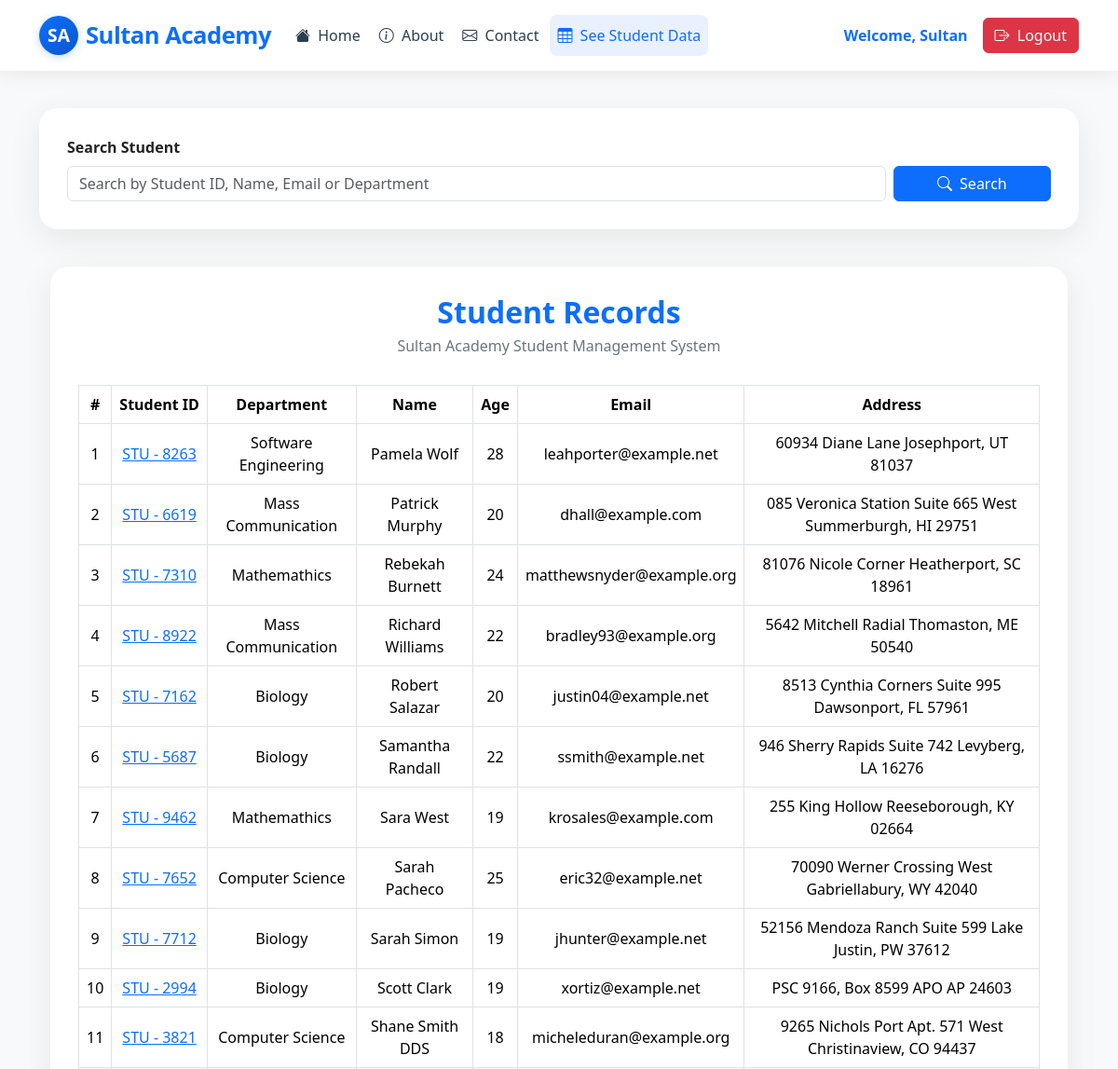
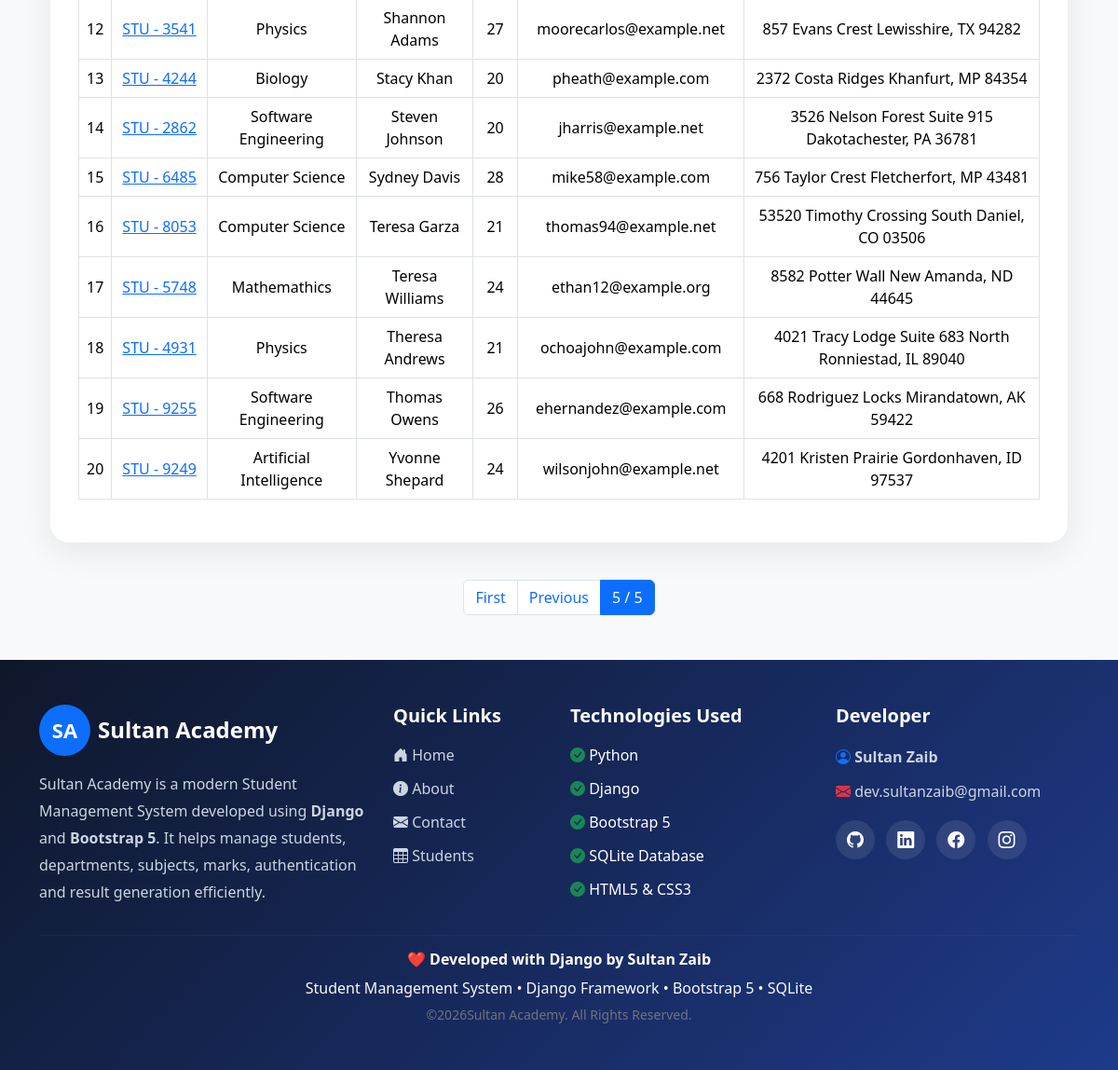
/student_view/?page=5 (signed in), run on the app's committed database (2 pictures, top to bottom).
### student/models.py (models this page shows, shortened)
class Student(models.Model):
    user = models.ForeignKey(User, on_delete=models.SET_NULL, blank=True, null=True)
    student = models.OneToOneField(
        StudentId, related_name="studentid", on_delete=models.CASCADE
    )
    department = models.ForeignKey(
        Department, related_name="departname", on_delete=models.CASCADE
    )
    student_name = models.CharField(max_length=100)
    student_email = models.EmailField(unique=True)
    student_age = models.IntegerField(default=18)
    student_address = models.TextField()
    class Meta:
        ordering = ["student_name"]
        verbose_name = "Student"
        verbose_name_plural = "Students"
        db_table = "student_table"

class StudentId(models.Model):
    student_id = models.CharField(max_length=100)

class Department(models.Model):
    department = models.CharField(max_length=100)
    def __str__(self):
        return self.department

### student/views.py (the view, shortened to what this page needs)
# urls.py: path("student_view/", student_view, name="student_view"),
@login_required(login_url="login_page")
def student_view(request):
    queryset = Student.objects.all()
    paginator = Paginator(queryset, 20)  # Show 25 contacts per page.
    page_number = request.GET.get("page")
    page_obj = paginator.get_page(page_number)
    context = {
        "queryset": queryset,
        "page_obj": page_obj,
    }
    return render(request, "app/student_view.html", context)

### student/templates/app/student_view.html (shortened to what this page needs)
{% extends 'app/base.html' %}
{% load static %}
{% block content %}
  <div class="student-wrapper mb-4">
    <form method="GET">
      <div class="row g-2 align-items-end">
        <div class="col-md-10">
          <label class="form-label fw-bold">Search Student</label>
          <input type="text" class="form-control" name="search" placeholder="Search by Student ID, Name, Email or Department" value="{{ search }}" />
        </div>
        <div class="col-md-2 d-grid">
          <button type="submit" class="btn btn-primary">
            <i class="bi bi-search me-1"></i>
            Search
          </button>
        </div>
      </div>
    </form>
  </div>
  <div class="container">
    <div class="student-wrapper">
      <h2 class="student-title">Student Records</h2>
      <p class="student-subtitle">Sultan Academy Student Management System</p>
      <div class="table-responsive">
        <table class="table table-bordered table-hover align-middle">
          <thead>
            <tr>
              <th>#</th>
              <th>Student ID</th>
              <th>Department</th>
              <th>Name</th>
              <th>Age</th>
              <th>Email</th>
              <th>Address</th>
            </tr>
          </thead>
          <tbody>
            {% for student in page_obj %}
              <tr>
                <td>{{ forloop.counter }}</td>
                <td>
                  <a href="{% url 'student_result' student.student.student_id %}">{{ student.student.student_id }}</a>
                </td>
                <td>{{ student.department }}</td>
                <td>{{ student.student_name }}</td>
                <td>{{ student.student_age }}</td>
                <td>{{ student.student_email }}</td>
                <td>{{ student.student_address }}</td>
              </tr>
            {% empty %}
              <tr>
                <td colspan="7" class="text-center text-muted py-4">No Students Found.</td>
              </tr>
            {% endfor %}
          </tbody>
        </table>
      </div>
    </div>
  </div>
  <nav class="mt-4">
    <ul class="pagination justify-content-center">
      {% if page_obj.has_previous %}
        <li class="page-item">
          <a class="page-link" href="?page=1">First</a>
        </li>
        <li class="page-item">
          <a class="page-link" href="?page={{ page_obj.previous_page_number }}">Previous</a>
        </li>
      {% endif %}
      <li class="page-item active">
        <span class="page-link">{{ page_obj.number }} / {{ page_obj.paginator.num_pages }}</span>
      </li>
    </ul>
  </nav>
{% endblock %}

### student/templates/app/base.html (shortened to what this page needs)
{% load static %}
<!DOCTYPE html>
<html lang="en">
  <head>
    <link href="https://cdn.jsdelivr.net/npm/bootstrap@5.3.8/dist/css/bootstrap.min.css" rel="stylesheet" />
    <link rel="stylesheet" href="https://cdn.jsdelivr.net/npm/bootstrap-icons@1.11.3/font/bootstrap-icons.min.css" />
  </head>
  <body>
    <nav class="navbar navbar-expand-lg fixed-top">
      <div class="container">
        <span class="navbar-brand">
          <span class="logo-circle">SA</span>
          <span class="brand-text">Sultan Academy</span>
        </span>
        <div class="collapse navbar-collapse" id="mainNavbar">
          <ul class="navbar-nav me-auto mb-2 mb-lg-0">
            <li class="nav-item">
              <a class="nav-link {% if request.resolver_match.url_name == 'home' %}active{% endif %}" href="{% url 'home_page' %}"><i class="bi bi-house-fill me-1"></i> Home</a>
            </li>
            <li class="nav-item">
              <a class="nav-link {% if request.resolver_match.url_name == 'about' %}active{% endif %}" href="{% url 'about_page' %}"><i class="bi bi-info-circle me-1"></i> About</a>
            </li>
            <li class="nav-item">
              <a class="nav-link {% if request.resolver_match.url_name == 'contact' %}active{% endif %}" href="{% url 'contact_page' %}"><i class="bi bi-envelope me-1"></i> Contact</a>
            </li>
            <li class="nav-item">
              <a class="nav-link {% if request.resolver_match.url_name == 'student_view' %}active{% endif %}" href="{% url 'student_view' %}">
                <i class="bi bi-table me-1"></i>
                See Student Data
              </a>
            </li>
          </ul>
          <div class="d-flex gap-2 align-items-center">
            {% if user.is_authenticated %}
              <span class="me-2 fw-semibold text-primary">Welcome, {{ user.first_name }}</span>
              <a href="{% url 'logout_page' %}" class="btn btn-danger">
                <i class="bi bi-box-arrow-right me-1"></i>
                Logout
              </a>
            {% endif %}
          </div>
        </div>
      </div>
    </nav>
    <main class="container">
      {% block content %}
      {% endblock %}
    </main>
    <footer class="academy-footer mt-5">
      <div class="container py-5">
        <div class="row gy-4">
          <div class="col-lg-4 col-md-6">
            <div class="d-flex align-items-center mb-3">
              <span class="footer-logo">SA</span>
              <h4 class="mb-0 ms-2 text-white fw-bold">Sultan Academy</h4>
            </div>
            <p class="footer-text">
              Sultan Academy is a modern Student Management System developed using <strong>Django</strong> and <strong>Bootstrap 5</strong>. It helps manage students, departments, subjects, marks, authentication and result generation efficiently.
            </p>
          </div>
          <div class="col-lg-2 col-md-6">
            <h5 class="footer-title">Quick Links</h5>
            <ul class="footer-links">
              <li>
                <a href="{% url 'home_page' %}"><i class="bi bi-house-door-fill"></i> Home</a>
              </li>
              <li>
                <a href="{% url 'about_page' %}"><i class="bi bi-info-circle-fill"></i> About</a>
              </li>
              <li>
                <a href="{% url 'contact_page' %}"><i class="bi bi-envelope-fill"></i> Contact</a>
              </li>
              <li>
                <a href="{% url 'student_view' %}"><i class="bi bi-table"></i> Students</a>
              </li>
            </ul>
          </div>
          <div class="col-lg-3 col-md-6">
            <h5 class="footer-title">Technologies Used</h5>
            <ul class="footer-links">
              <li>
                <i class="bi bi-check-circle-fill text-success"></i> Python
              </li>
              <li>
                <i class="bi bi-check-circle-fill text-success"></i> Django
              </li>
              <li>
                <i class="bi bi-check-circle-fill text-success"></i> Bootstrap 5
              </li>
              <li>
                <i class="bi bi-check-circle-fill text-success"></i> SQLite Database
              </li>
              <li>
                <i class="bi bi-check-circle-fill text-success"></i> HTML5 & CSS3
              </li>
            </ul>
          </div>
          <div class="col-lg-3 col-md-6">
            <h5 class="footer-title">Developer</h5>
            <p class="footer-text mb-2">
              <i class="bi bi-person-circle text-primary"></i>
              <strong>Sultan Zaib</strong>
            </p>
            <p class="footer-text">
              <i class="bi bi-envelope-fill text-danger"></i>
              dev.sultanzaib@gmail.com
            </p>
            <div class="social-icons mt-3">
              <a href="#"><i class="bi bi-github"></i></a>
              <a href="#"><i class="bi bi-linkedin"></i></a>
              <a href="#"><i class="bi bi-facebook"></i></a>
              <a href="#"><i class="bi bi-instagram"></i></a>
            </div>
          </div>
        </div>
        <hr class="footer-line" />
        <div class="text-center">
          <h6 class="text-white fw-bold">❤️ Developed with Django by Sultan Zaib</h6>
          <p class="mb-1 text-light">Student Management System • Django Framework • Bootstrap 5 • SQLite</p>
          <small class="text-secondary">©{% now 'Y' %}Sultan Academy. All Rights Reserved.</small>
        </div>
      </div>
    </footer>
  </body>
</html>

### student/templates/app/base.html (style rules this page uses)
body { padding-top: 76px; background: #f8f9fa; font-family: 'Segoe UI', Tahoma, Geneva, Verdana, sans-serif; }
.navbar { box-shadow: 0 4px 20px rgba(0, 0, 0, 0.07); background: #ffffff !important; padding: 0.75rem 0; transition: all 0.25s ease; }
.logo-circle { display: inline-flex; align-items: center; justify-content: center; width: 42px; height: 42px; background: linear-gradient(135deg, #0d6efd, #0a58ca); color: #fff; font-weight: 700; font-size: 1.2rem; border-radius: 50%; margin-right: 8px; box-shadow: 0 2px 8px rgba(13, 110, 253, 0.25); flex-shrink: 0; }
.brand-text { font-weight: 700; font-size: 1.6rem; letter-spacing: -0.5px; color: #0d6efd; text-decoration: none; }
.navbar-brand { display: flex; align-items: center; gap: 0; text-decoration: none; }
.navbar-nav .nav-link { font-weight: 500; font-size: 1rem; padding: 0.6rem 1rem; color: #2c3e50 !important; border-radius: 8px; transition: background 0.2s, color 0.2s; margin: 0 2px; cursor: default; }
.navbar-nav .nav-link:hover, .navbar-nav .nav-link.active { background: #e9f0ff; color: #0d6efd !important; }
.academy-footer { background: linear-gradient(135deg, #0f172a, #1e3a8a); color: white; margin-top: 80px; }
.footer-logo { width: 55px; height: 55px; background: #0d6efd; border-radius: 50%; display: flex; justify-content: center; align-items: center; font-size: 22px; font-weight: bold; color: #fff; }
.footer-title { font-weight: 700; margin-bottom: 18px; color: #fff; }
.footer-text { color: #cbd5e1; line-height: 1.8; }
.footer-links { list-style: none; padding: 0; margin: 0; }
.footer-links li { margin-bottom: 12px; }
.footer-links a { text-decoration: none; color: #cbd5e1; transition: 0.3s; }
.social-icons a { display: inline-flex; justify-content: center; align-items: center; width: 42px; height: 42px; border-radius: 50%; background: #ffffff18; color: white; margin-right: 8px; text-decoration: none; transition: 0.3s; font-size: 18px; }
.footer-line { border-color: rgba(255, 255, 255, 0.15); }

### student/templates/app/student_view.html (style rules this page uses)
.student-wrapper { max-width: 1200px; margin: 40px auto; background: #fff; border-radius: 20px; padding: 30px; box-shadow: 0 10px 35px rgba(0, 0, 0, 0.08); }
.student-title { text-align: center; font-size: 32px; font-weight: 700; color: #0d6efd; margin-bottom: 5px; }
.student-subtitle { text-align: center; color: #6c757d; margin-bottom: 30px; }
.table { vertical-align: middle; }
.table thead { background: #0d6efd; color: white; }
.table thead th { text-align: center; white-space: nowrap; }
.table tbody td { text-align: center; }

### data on the page
Student: student.student_id "STU - 8263", department "Software Engineering", student_name "Pamela Wolf", student_age "28", student_email "leahporter@example.net", student_address "60934 Diane Lane Josephport, UT 81037"
Student: student.student_id "STU - 6619", department "Mass Communication", student_name "Patrick Murphy", student_age "20", student_email "dhall@example.com", student_address "085 Veronica Station Suite 665 West Summerburgh, HI 29751"
Student: student.student_id "STU - 7310", department "Mathemathics", student_name "Rebekah Burnett", student_age "24", student_email "matthewsnyder@example.org", student_address "81076 Nicole Corner Heatherport, SC 18961"
Student: student.student_id "STU - 8922", department "Mass Communication", student_name "Richard Williams", student_age "22", student_email "bradley93@example.org", student_address "5642 Mitchell Radial Thomaston, ME 50540"
Student: student.student_id "STU - 7162", department "Biology", student_name "Robert Salazar", student_age "20", student_email "justin04@example.net", student_address "8513 Cynthia Corners Suite 995 Dawsonport, FL 57961"
Student: student.student_id "STU - 5687", department "Biology", student_name "Samantha Randall", student_age "22", student_email "ssmith@example.net", student_address "946 Sherry Rapids Suite 742 Levyberg, LA 16276"
Student: student.student_id "STU - 9462", department "Mathemathics", student_name "Sara West", student_age "19", student_email "krosales@example.com", student_address "255 King Hollow Reeseborough, KY 02664"
Student: student.student_id "STU - 7652", department "Computer Science", student_name "Sarah Pacheco", student_age "25", student_email "eric32@example.net", student_address "70090 Werner Crossing West Gabriellabury, WY 42040"
Student: student.student_id "STU - 7712", department "Biology", student_name "Sarah Simon", student_age "19", student_email "jhunter@example.net", student_address "52156 Mendoza Ranch Suite 599 Lake Justin, PW 37612"
Student: student.student_id "STU - 2994", department "Biology", student_name "Scott Clark", student_age "19", student_email "xortiz@example.net", student_address "PSC 9166, Box 8599 APO AP 24603"
Student: student.student_id "STU - 3821", department "Computer Science", student_name "Shane Smith DDS", student_age "18", student_email "micheleduran@example.org", student_address "9265 Nichols Port Apt. 571 West Christinaview, CO 94437"
Student: student.student_id "STU - 3541", department "Physics", student_name "Shannon Adams", student_age "27", student_email "moorecarlos@example.net", student_address "857 Evans Crest Lewisshire, TX 94282"
Student: student.student_id "STU - 4244", department "Biology", student_name "Stacy Khan", student_age "20", student_email "pheath@example.com", student_address "2372 Costa Ridges Khanfurt, MP 84354"
Student: student.student_id "STU - 2862", department "Software Engineering", student_name "Steven Johnson", student_age "20", student_email "jharris@example.net", student_address "3526 Nelson Forest Suite 915 Dakotachester, PA 36781"
Student: student.student_id "STU - 6485", department "Computer Science", student_name "Sydney Davis", student_age "28", student_email "mike58@example.com", student_address "756 Taylor Crest Fletcherfort, MP 43481"
Student: student.student_id "STU - 8053", department "Computer Science", student_name "Teresa Garza", student_age "21", student_email "thomas94@example.net", student_address "53520 Timothy Crossing South Daniel, CO 03506"
Student: student.student_id "STU - 5748", department "Mathemathics", student_name "Teresa Williams", student_age "24", student_email "ethan12@example.org", student_address "8582 Potter Wall New Amanda, ND 44645"
Student: student.student_id "STU - 4931", department "Physics", student_name "Theresa Andrews", student_age "21", student_email "ochoajohn@example.com", student_address "4021 Tracy Lodge Suite 683 North Ronniestad, IL 89040"
Student: student.student_id "STU - 9255", department "Software Engineering", student_name "Thomas Owens", student_age "26", student_email "ehernandez@example.com", student_address "668 Rodriguez Locks Mirandatown, AK 59422"
Student: student.student_id "STU - 9249", department "Artificial Intelligence", student_name "Yvonne Shepard", student_age "24", student_email "wilsonjohn@example.net", student_address "4201 Kristen Prairie Gordonhaven, ID 97537"

### other printed values
{{ user.first_name }} "Sultan"
{{ page_obj.number }} "5"
{{ page_obj.paginator.num_pages }} "5"
